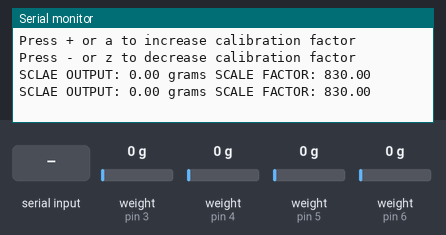
The sketch below on a simulated Arduino Uno, built with avr-gcc and run on an emulated ATmega328P. Shown: the last lines printed to the serial monitor. The inputs (shaded band) are chosen by the test bench; at power-on: weight on the scale (sensors on pin 3, pin 4, pin 5, pin 6) 0 g.

Above: at 5.2 s.
5.3 s: weight on the scale (sensor on pin 3) set to 100 g
At 5.47 s:
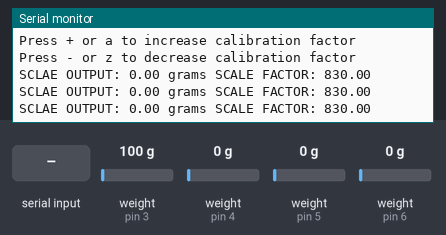
6.8 s: weight on the scale (sensor on pin 4) set to 100 g
At 7.07 s:
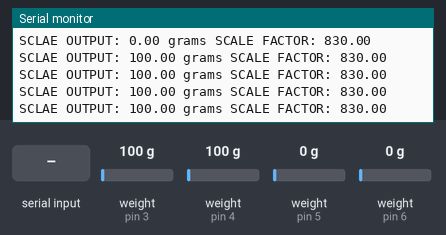
8.3 s: weight on the scale (sensor on pin 5) set to 100 g
At 8.68 s:
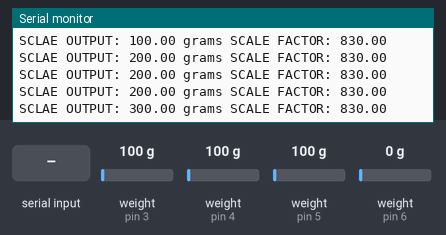
9.8 s: weight on the scale (sensor on pin 6) set to 100 g
At 9.88 s:
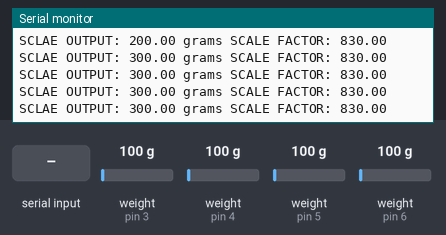
11.3 s: "+" received over Serial
At 12.29 s:
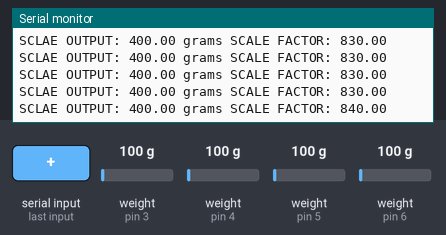
12.8 s: "a" received over Serial
At 13.5 s:
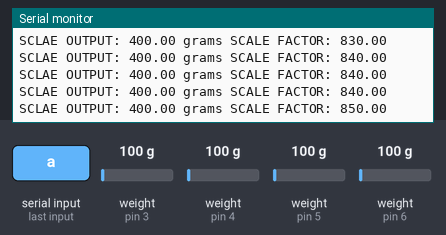
Timing chart, 0 to 15.3 s (numbered marks = the images above; inputs shaded):
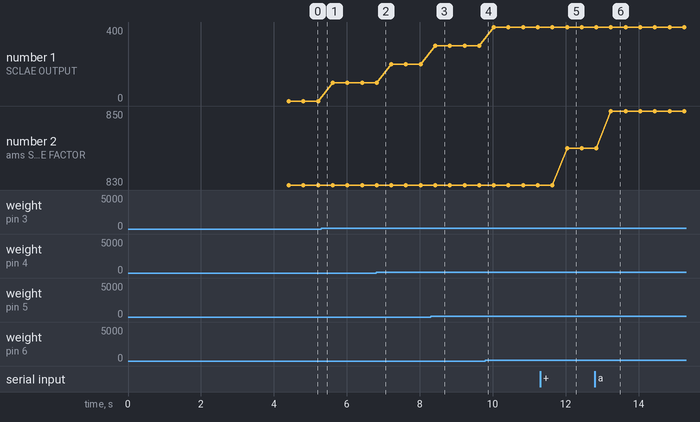

The sketch:

ScaleCalibration.ino
```cpp
/*********************************************************************************************
Author: Atallah Madi
Date: November 10th, 2023
Last edited: November 10th, 2023
Purpose: This code is used to calibrate the scales. It will print the output of the scales
         and allow the user to change the scale factor while the code is running. This code
         is used to find the scale factor that will be used in the final code.
*********************************************************************************************/

// Libraries
#include "HX711.h"

// Pin Definitions
#define FORCE_4_PIN 6   // D6
#define FORCE_3_PIN 5   // D5
#define FORCE_2_PIN 4   // D4
#define FORCE_1_PIN 3   // D3
#define FORCE_CLK_PIN 2 // D2

// Global variables and defines
HX711 scale1;
HX711 scale2;
HX711 scale3;
HX711 scale4;

float increment = 10; // adjust for more percision
float SCALE_FACTOR = 830; // final scale factor that was found
float sum = 0;

// Setup functions
void setup()
{
    Serial.begin(31250);
    Serial.println("Press + or a to increase calibration factor");
    Serial.println("Press - or z to decrease calibration factor");

    // Initialize pins for scales
    scale1.begin(FORCE_1_PIN, FORCE_CLK_PIN);
    scale2.begin(FORCE_2_PIN, FORCE_CLK_PIN);
    scale3.begin(FORCE_3_PIN, FORCE_CLK_PIN);
    scale4.begin(FORCE_4_PIN, FORCE_CLK_PIN);

    // Set scale to defualt = 1
    scale1.set_scale();
    scale2.set_scale();
    scale3.set_scale();
    scale4.set_scale();

    // Tare scale to 0
    scale1.tare();
    scale2.tare();
    scale3.tare();
    scale4.tare();
}

void loop()
{
    // Set scale to 830
    scale1.set_scale(SCALE_FACTOR);
    scale2.set_scale(SCALE_FACTOR);
    scale3.set_scale(SCALE_FACTOR);
    scale4.set_scale(SCALE_FACTOR);

    // Read the value of all scales
    sum = (int)(scale1.get_units() + scale2.get_units() + scale3.get_units() + scale4.get_units());

    // Print the value of all scales
    Serial.println("SCLAE OUTPUT: " + String(sum) + " grams" + " SCALE FACTOR: " + String(SCALE_FACTOR));

    // Change scale factor while running << change by using + or - keys>>
    if (Serial.available())
    {
        char temp = Serial.read();
        if (temp == '+' || temp == 'a')
            SCALE_FACTOR += increment;
        else if (temp == '-' || temp == 'z')
            SCALE_FACTOR -= increment;
    }
}
```

Measured:
- after the input at 8.3 s, the serial monitor: prints a new line after 0.12 s (image 3)
- after the input at 11.3 s, the serial monitor: prints a new line after 0.74 s (image 5)
- after the input at 12.8 s, the serial monitor: prints a new line after 0.44 s (image 6)
- plotted number 1: 0 → 100 after the input at 5.3 s, 100 → 200 after the input at 6.8 s, 200 → 300 after the input at 8.3 s, 300 → 400 after the input at 9.8 s
- plotted number 2: 830 → 840 after the input at 11.3 s, 840 → 850 after the input at 12.8 s
